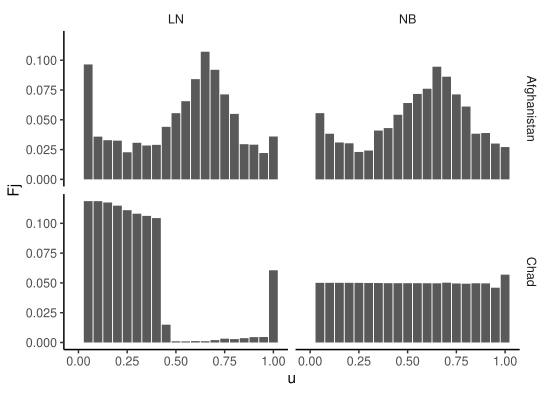

Source code (R):
#!/usr/bin/env Rscript
# script som lager plot over ukentlige dødsfall
CWD <- "~/Dokumenter/MAMI/STK_MAT2011_prosjekt/thesis/img/"
setwd(CWD)

library("data.table")
library("ggplot2")

load("../data/weekly_data.RData")
load("../data/params_nb.RData")
load("../data/params_ln.RData")

theme_set(theme_classic())

# PIT-funksjoner ----------------------------------------------------------


F_nb <- function(yhat, pc){
  func <- function(y) {
    result <- vector(mode = "numeric", length = length(y))
    result[y < 0] <- 0
    result[y>=0] <- pnbinom(y[y>=0], pc*yhat[y>=0], pc/(1+pc))
    return(result)
  }
  return(func)
}

F_ln <- function(yhat, sigma){
  func <- function(y) {
    result <- vector(mode="numeric", length=length(y))
    result[y < 0] <- 0
    result[y >=0] <- pnorm(log(y[y>=0]+1), yhat[y>=0], sigma)
    return(result)
  }
  return(func)
}

PIT <- function(u, y, func){
  F_u = vector(mode = "numeric", length = length(y))
  ft_1 <- func(y-1)
  ft <- func(y)
  F_u[u < ft_1] <- 0
  F_u[u > ft] <- 1
  index <- ft_1 <= u & u <= ft
  F_u[index] <- (u - ft_1[index]) / (ft[index] - ft_1[index])
  return(mean(F_u, na.rm=TRUE))
}


# Generer data ------------------------------------------------------------

generate_PIT_nb <- function(data, u) {
  a <- data$a[1]
  b <- data$b[1]
  c <- data$c[1]
  yhat <- a + b * shift(data$battledeaths, n=1)[-1]
  F_u <- sapply(u, PIT, y=data$battledeaths[-1], func=F_nb(yhat, c))
  return(F_u)
}

generate_PIT_ln <- function(data, u) {
  a <- data$a[1]
  b <- data$b[1]
  sigma <- data$sigma[1]
  yhat <- a + b * log(shift(data$battledeaths, n=1)[-1] + 1)
  F_u <- sapply(u, PIT, y=data$battledeaths[-1], func=F_ln(yhat, sigma))
  return(F_u)
}

F_u_data <- data.table(country_names=character(), 
                       model=character(), 
                       u=numeric(), 
                       F_u = numeric())
data_nb <- merge(weekly_data, params_nb)
data_ln <- merge(weekly_data, params_ln)
u = seq(0,1, by=0.05)

for(country in unique(weekly_data$country_names)) {
  F_u_data <- rbind(F_u_data, data.table(country_names = country, 
                                         model = "NB", 
                                         u = u, 
                                         F_u = generate_PIT_nb(
                                           data_nb[country_names==country], u)
  ))
  F_u_data <- rbind(F_u_data, data.table(country_names = country,
                                         model = "LN",
                                         u=u,
                                         F_u=generate_PIT_ln(
                                           data_ln[country_names==country], u)
  ))
}


# Plotting ----------------------------------------------------------------

selection <- c("Afghanistan","Chad")
F_u_data[,Fj := F_u - shift(F_u, n=1), by=.(country_names, model)]
PIT_plot <- ggplot(F_u_data[country_names %in% selection], aes(x=u, y=Fj)) +
  geom_col(position = "dodge") +
  facet_grid(rows=vars(country_names), cols=vars(model)) +
  theme(strip.background = element_blank())

ggsave("PIT_plot.pdf", PIT_plot, units = "cm", width = 14, height=10)
